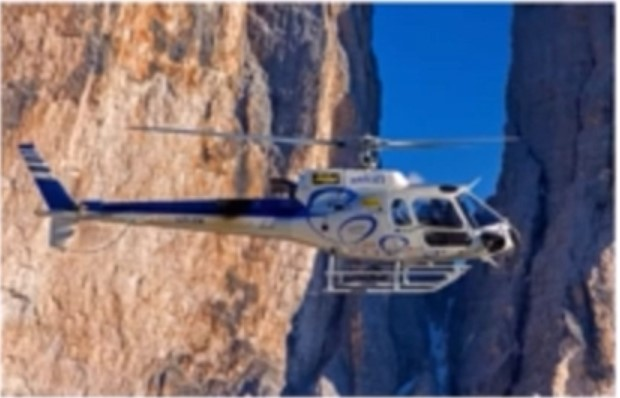
#> input picture GoruntuIsleme/1.Egitim/8. OpenCV  Temel İşlemler/Helikopter.jpg, 620 x 398 px
$ jupyter execute '10.ResimDonusumDizeyi(matrix).ipynb'
#> lines starting #> are read from the running program, lines starting #| are printed output that depends on the picture
[cell 1]
import cv2
import numpy as np

[cell 2]
img=cv2.imread("Helikopter.jpg",0) # 0 ile resmi siyah beyaz tonlara çevirmiş olduk
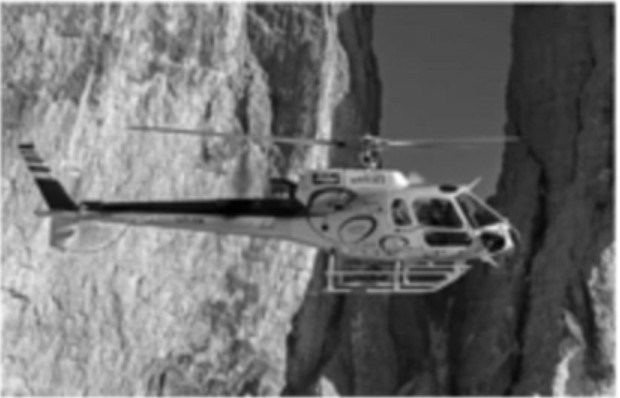
#> img: shape (398, 620); min 0, max 255, mean 111.4

[cell 3]
row,col=img.shape # satır ve sütun sayısı yani piksel sayıları da diyebiliriz
#> row = 398; col = 620

[cell 4]
M=np.float32([[1,0,10],[0,1,70]])
dst=cv2.warpAffine(img,M,(row,col))# kaydrıemayı uygulama
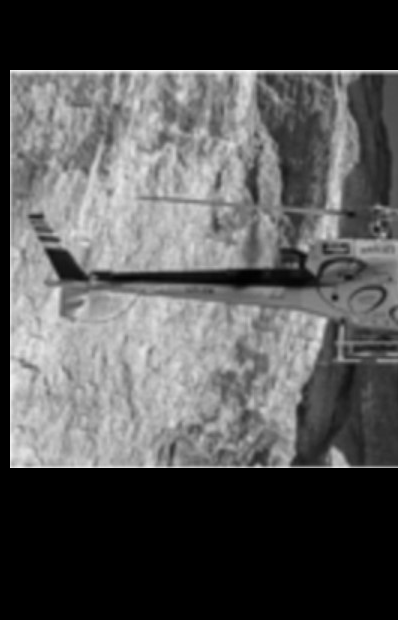
#> dst: shape (620, 398); min 0, max 250, mean 84.3
cv2.imshow("dst",dst)
cv2.waitKey(0)
cv2.destroyAllWindows()

$ run again, with GoruntuIsleme/1.Egitim/8. OpenCV  Temel İşlemler/14.1 smile.jpg.jpg copied over GoruntuIsleme/1.Egitim/8. OpenCV  Temel İşlemler/Helikopter.jpg
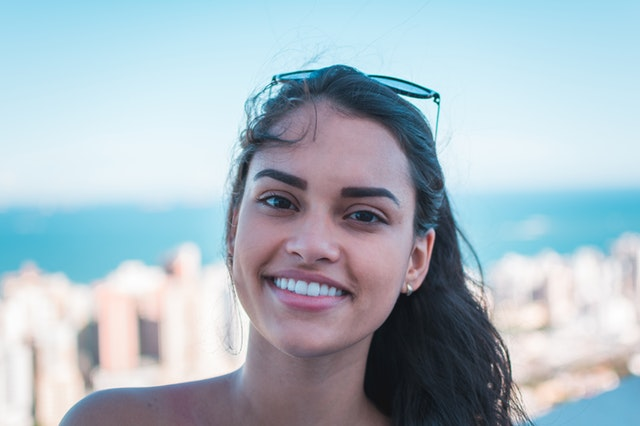
#> input picture GoruntuIsleme/1.Egitim/8. OpenCV  Temel İşlemler/14.1 smile.jpg.jpg, 640 x 426 px
#> `img=cv2.imread("Helikopter.jpg",0)`:
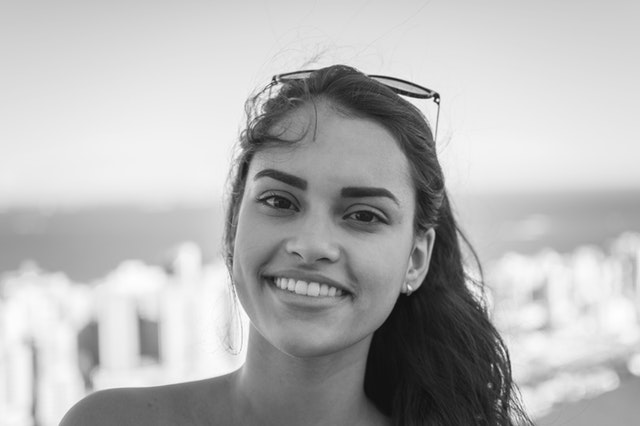
#> img: shape (426, 640); min 12, max 255, mean 181.5
#> `dst=cv2.warpAffine(img,M,(row,col))# kaydrıemayı uygulama`:
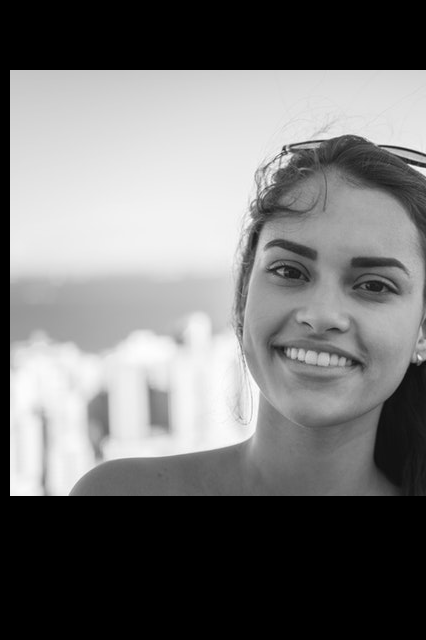
#> dst: shape (640, 426); min 0, max 255, mean 116.3
